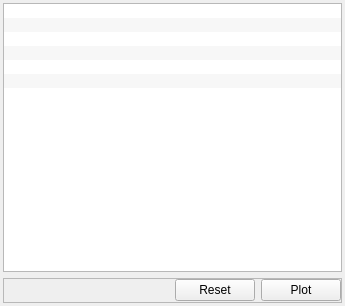
<?xml version="1.0" encoding="UTF-8"?>
<ui version="4.0">
 <class>mngTab</class>
 <widget class="QWidget" name="mngTab">
  <property name="geometry">
   <rect>
    <x>0</x>
    <y>0</y>
    <width>345</width>
    <height>306</height>
   </rect>
  </property>
  <property name="sizePolicy">
   <sizepolicy hsizetype="Preferred" vsizetype="Fixed">
    <horstretch>0</horstretch>
    <verstretch>0</verstretch>
   </sizepolicy>
  </property>
  <property name="font">
   <font>
    <pointsize>9</pointsize>
   </font>
  </property>
  <property name="windowTitle">
   <string>Form</string>
  </property>
  <property name="layoutDirection">
   <enum>Qt::LeftToRight</enum>
  </property>
  <layout class="QVBoxLayout" name="verticalLayout">
   <property name="sizeConstraint">
    <enum>QLayout::SetDefaultConstraint</enum>
   </property>
   <property name="leftMargin">
    <number>3</number>
   </property>
   <property name="topMargin">
    <number>3</number>
   </property>
   <property name="rightMargin">
    <number>3</number>
   </property>
   <property name="bottomMargin">
    <number>3</number>
   </property>
   <item>
    <widget class="PlotListWidget" name="actionList">
     <property name="autoFillBackground">
      <bool>true</bool>
     </property>
     <property name="dragEnabled">
      <bool>true</bool>
     </property>
     <property name="dragDropOverwriteMode">
      <bool>false</bool>
     </property>
     <property name="dragDropMode">
      <enum>QAbstractItemView::InternalMove</enum>
     </property>
     <property name="defaultDropAction">
      <enum>Qt::CopyAction</enum>
     </property>
     <property name="alternatingRowColors">
      <bool>true</bool>
     </property>
     <property name="selectionMode">
      <enum>QAbstractItemView::SingleSelection</enum>
     </property>
     <property name="horizontalScrollMode">
      <enum>QAbstractItemView::ScrollPerPixel</enum>
     </property>
     <property name="uniformItemSizes">
      <bool>true</bool>
     </property>
     <property name="selectionRectVisible">
      <bool>false</bool>
     </property>
     <item>
      <property name="text">
       <string/>
      </property>
     </item>
     <item>
      <property name="text">
       <string/>
      </property>
     </item>
     <item>
      <property name="text">
       <string/>
      </property>
     </item>
     <item>
      <property name="text">
       <string/>
      </property>
     </item>
     <item>
      <property name="text">
       <string/>
      </property>
     </item>
     <item>
      <property name="text">
       <string/>
      </property>
     </item>
    </widget>
   </item>
   <item>
    <widget class="QFrame" name="frame">
     <property name="sizePolicy">
      <sizepolicy hsizetype="Preferred" vsizetype="Preferred">
       <horstretch>0</horstretch>
       <verstretch>0</verstretch>
      </sizepolicy>
     </property>
     <property name="minimumSize">
      <size>
       <width>0</width>
       <height>25</height>
      </size>
     </property>
     <property name="maximumSize">
      <size>
       <width>16777215</width>
       <height>40</height>
      </size>
     </property>
     <property name="frameShape">
      <enum>QFrame::StyledPanel</enum>
     </property>
     <property name="frameShadow">
      <enum>QFrame::Raised</enum>
     </property>
     <property name="lineWidth">
      <number>1</number>
     </property>
     <layout class="QHBoxLayout" name="horizontalLayout">
      <property name="leftMargin">
       <number>0</number>
      </property>
      <property name="topMargin">
       <number>0</number>
      </property>
      <property name="rightMargin">
       <number>0</number>
      </property>
      <property name="bottomMargin">
       <number>0</number>
      </property>
      <item>
       <spacer name="horizontalSpacer">
        <property name="orientation">
         <enum>Qt::Horizontal</enum>
        </property>
        <property name="sizeHint" stdset="0">
         <size>
          <width>40</width>
          <height>20</height>
         </size>
        </property>
       </spacer>
      </item>
      <item>
       <widget class="QPushButton" name="resetBtn">
        <property name="text">
         <string>Reset</string>
        </property>
       </widget>
      </item>
      <item>
       <widget class="QPushButton" name="plotBtn">
        <property name="toolTip">
         <string>&lt;html&gt;&lt;head/&gt;&lt;body&gt;&lt;p&gt;Run the plotter.&lt;/p&gt;&lt;p&gt;It is fast but make sure to run the data managers before using this button.&lt;/p&gt;&lt;/body&gt;&lt;/html&gt;</string>
        </property>
        <property name="whatsThis">
         <string>&lt;html&gt;&lt;head/&gt;&lt;body&gt;&lt;p&gt;&lt;br/&gt;&lt;/p&gt;&lt;/body&gt;&lt;/html&gt;</string>
        </property>
        <property name="text">
         <string>Plot</string>
        </property>
       </widget>
      </item>
     </layout>
    </widget>
   </item>
  </layout>
 </widget>
 <customwidgets>
  <customwidget>
   <class>PlotListWidget</class>
   <extends>QListWidget</extends>
   <header>PlotterWidgets</header>
  </customwidget>
 </customwidgets>
 <resources/>
 <connections/>
</ui>
